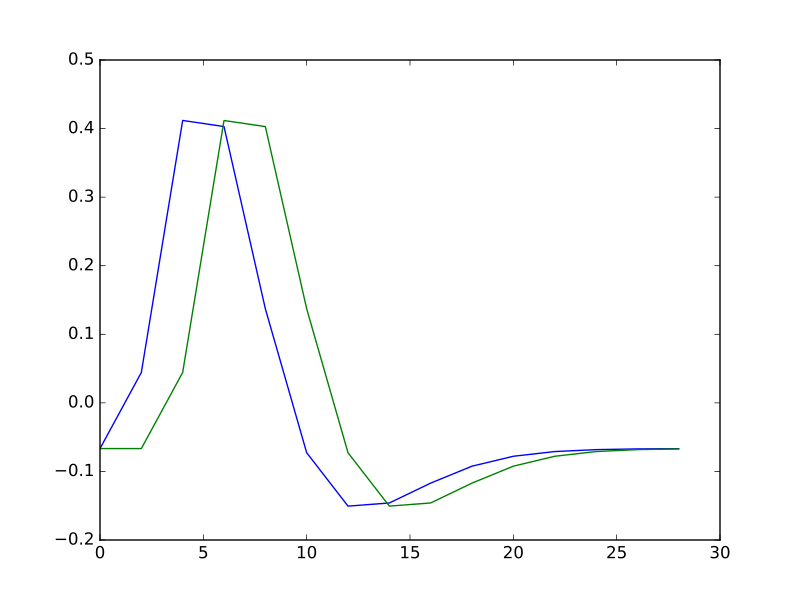

Here is the Python script that generated this plot:
hrf1 = spm_hrf(times)
hrf2 = spm_hrf(times - 2) # An HRF with 2 seconds (one TR) delay
hrf1 = (hrf1 - hrf1.mean()) # Rescale and mean center
hrf2 = (hrf2 - hrf2.mean())
plt.plot(times, hrf1)
# [...]
plt.plot(times, hrf2)
# [...]
